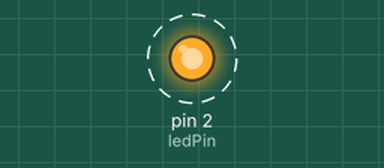
The sketch below on a simulated Arduino Uno, built with avr-gcc and run on an emulated ATmega328P. Parts: output pins drawn as LEDs (lit = HIGH). Dashed ring = blinking. What the sketch prints to the serial monitor is not drawn.

Above: at 0.5 s.
Timing chart, 0 to 4.6 s (numbered marks = the images above):
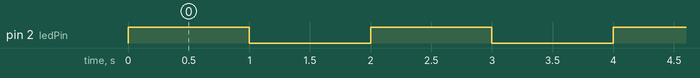

Measured:
- by itself, pin 2 (ledPin): alternates HIGH for 1.0 s and LOW for 1.0 s

The sketch:

led.ino
```cpp
/*
DIGITAL ACTUATOR CHECK FOR LED

Connect the -(short leg) of the LED  to GND on the Arduino
Connect the +(long leg) of the LED with resistor to Digital Pin 2 on the Arduino
*/

int ledPin= 2;
boolean ledValue;


/*
This function is called only once in lifetime
Will be called again when the RED RESET button is pressed on the Arduino
*/
void setup()
{
      // Setup the connection speed to Serial Monitor and Arduino Board
      // 9600 bits of data per second
      Serial.begin(9600);

      // Pin 2 defined for OUTPUT
      pinMode(ledPin, OUTPUT);

      // Print the output on the Serial Monitor
      Serial.println("DIGITAL ACTUATOR CHECK FOR LED");
}

/*
This function is called in a loop again and again by Arduino infinitely
untill the RED RESET button is not pressed
*/
void loop()
{
        if ( getLedStatus(ledPin)== true)
          setLedStatus(ledPin, false);
        else
          setLedStatus(ledPin, true);
        // Delay of 1 sec
        delay(1000);
}

/*********** Digital Write function*********/
void setLedStatus(int ledPin, boolean ledValue)
{
    digitalWrite(ledPin, ledValue);
}

/*********** Digital Read function*********/
boolean getLedStatus(int ledPin)
{
         return (boolean)digitalRead(ledPin);
}
```
